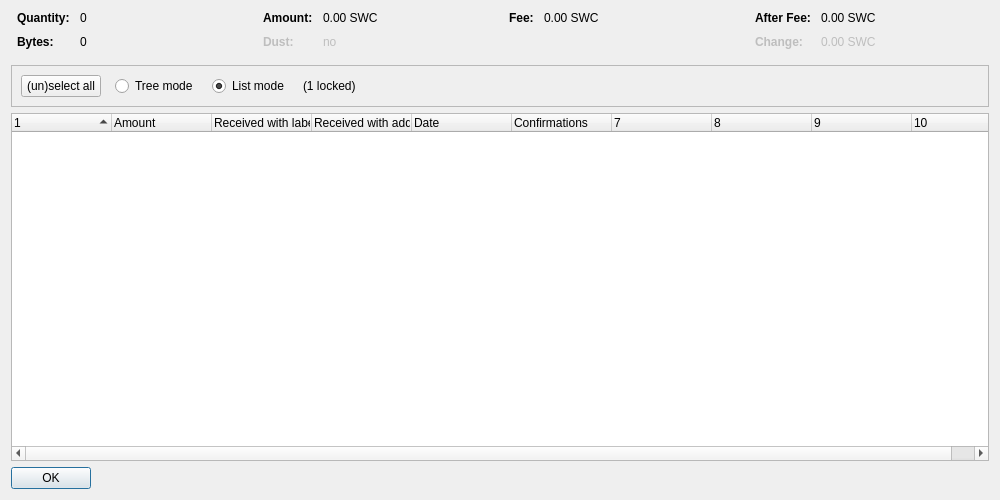
<?xml version="1.0" encoding="UTF-8"?>
<ui version="4.0">
 <class>CoinControlDialog</class>
 <widget class="QDialog" name="CoinControlDialog">
  <property name="geometry">
   <rect>
    <x>0</x>
    <y>0</y>
    <width>1000</width>
    <height>500</height>
   </rect>
  </property>
  <property name="windowTitle">
   <string>Coin Selection</string>
  </property>
  <layout class="QVBoxLayout" name="verticalLayout">
   <item>
    <layout class="QHBoxLayout" name="horizontalLayoutTop" stretch="0,0,0,0">
     <property name="topMargin">
      <number>0</number>
     </property>
     <property name="bottomMargin">
      <number>10</number>
     </property>
     <item>
      <layout class="QFormLayout" name="formLayoutCoinControl1">
       <property name="horizontalSpacing">
        <number>10</number>
       </property>
       <property name="verticalSpacing">
        <number>10</number>
       </property>
       <property name="leftMargin">
        <number>6</number>
       </property>
       <property name="rightMargin">
        <number>6</number>
       </property>
       <item row="0" column="0">
        <widget class="QLabel" name="labelCoinControlQuantityText">
         <property name="font">
          <font>
           <weight>75</weight>
           <bold>true</bold>
          </font>
         </property>
         <property name="text">
          <string>Quantity:</string>
         </property>
        </widget>
       </item>
       <item row="0" column="1">
        <widget class="QLabel" name="labelCoinControlQuantity">
         <property name="cursor">
          <cursorShape>IBeamCursor</cursorShape>
         </property>
         <property name="contextMenuPolicy">
          <enum>Qt::ActionsContextMenu</enum>
         </property>
         <property name="text">
          <string notr="true">0</string>
         </property>
         <property name="textInteractionFlags">
          <set>Qt::LinksAccessibleByMouse|Qt::TextSelectableByKeyboard|Qt::TextSelectableByMouse</set>
         </property>
        </widget>
       </item>
       <item row="1" column="0">
        <widget class="QLabel" name="labelCoinControlBytesText">
         <property name="font">
          <font>
           <weight>75</weight>
           <bold>true</bold>
          </font>
         </property>
         <property name="text">
          <string>Bytes:</string>
         </property>
        </widget>
       </item>
       <item row="1" column="1">
        <widget class="QLabel" name="labelCoinControlBytes">
         <property name="cursor">
          <cursorShape>IBeamCursor</cursorShape>
         </property>
         <property name="contextMenuPolicy">
          <enum>Qt::ActionsContextMenu</enum>
         </property>
         <property name="text">
          <string notr="true">0</string>
         </property>
         <property name="textInteractionFlags">
          <set>Qt::LinksAccessibleByMouse|Qt::TextSelectableByKeyboard|Qt::TextSelectableByMouse</set>
         </property>
        </widget>
       </item>
      </layout>
     </item>
     <item>
      <layout class="QFormLayout" name="formLayoutCoinControl2">
       <property name="horizontalSpacing">
        <number>10</number>
       </property>
       <property name="verticalSpacing">
        <number>10</number>
       </property>
       <property name="leftMargin">
        <number>6</number>
       </property>
       <property name="rightMargin">
        <number>6</number>
       </property>
       <item row="0" column="0">
        <widget class="QLabel" name="labelCoinControlAmountText">
         <property name="font">
          <font>
           <weight>75</weight>
           <bold>true</bold>
          </font>
         </property>
         <property name="text">
          <string>Amount:</string>
         </property>
        </widget>
       </item>
       <item row="0" column="1">
        <widget class="QLabel" name="labelCoinControlAmount">
         <property name="cursor">
          <cursorShape>IBeamCursor</cursorShape>
         </property>
         <property name="contextMenuPolicy">
          <enum>Qt::ActionsContextMenu</enum>
         </property>
         <property name="text">
          <string notr="true">0.00 SWC</string>
         </property>
         <property name="textInteractionFlags">
          <set>Qt::LinksAccessibleByMouse|Qt::TextSelectableByKeyboard|Qt::TextSelectableByMouse</set>
         </property>
        </widget>
       </item>
       <item row="1" column="0">
        <widget class="QLabel" name="labelCoinControlLowOutputText">
         <property name="enabled">
          <bool>false</bool>
         </property>
         <property name="font">
          <font>
           <weight>75</weight>
           <bold>true</bold>
          </font>
         </property>
         <property name="text">
          <string>Dust:</string>
         </property>
        </widget>
       </item>
       <item row="1" column="1">
        <widget class="QLabel" name="labelCoinControlLowOutput">
         <property name="enabled">
          <bool>false</bool>
         </property>
         <property name="cursor">
          <cursorShape>IBeamCursor</cursorShape>
         </property>
         <property name="contextMenuPolicy">
          <enum>Qt::ActionsContextMenu</enum>
         </property>
         <property name="text">
          <string notr="true">no</string>
         </property>
         <property name="textInteractionFlags">
          <set>Qt::LinksAccessibleByMouse|Qt::TextSelectableByKeyboard|Qt::TextSelectableByMouse</set>
         </property>
        </widget>
       </item>
      </layout>
     </item>
     <item>
      <layout class="QFormLayout" name="formLayoutCoinControl3">
       <property name="horizontalSpacing">
        <number>10</number>
       </property>
       <property name="verticalSpacing">
        <number>10</number>
       </property>
       <property name="leftMargin">
        <number>6</number>
       </property>
       <property name="rightMargin">
        <number>6</number>
       </property>
       <item row="0" column="0">
        <widget class="QLabel" name="labelCoinControlFeeText">
         <property name="font">
          <font>
           <weight>75</weight>
           <bold>true</bold>
          </font>
         </property>
         <property name="text">
          <string>Fee:</string>
         </property>
        </widget>
       </item>
       <item row="0" column="1">
        <widget class="QLabel" name="labelCoinControlFee">
         <property name="cursor">
          <cursorShape>IBeamCursor</cursorShape>
         </property>
         <property name="contextMenuPolicy">
          <enum>Qt::ActionsContextMenu</enum>
         </property>
         <property name="text">
          <string notr="true">0.00 SWC</string>
         </property>
         <property name="textInteractionFlags">
          <set>Qt::LinksAccessibleByMouse|Qt::TextSelectableByKeyboard|Qt::TextSelectableByMouse</set>
         </property>
        </widget>
       </item>
      </layout>
     </item>
     <item>
      <layout class="QFormLayout" name="formLayoutCoinControl4">
       <property name="horizontalSpacing">
        <number>10</number>
       </property>
       <property name="verticalSpacing">
        <number>10</number>
       </property>
       <property name="leftMargin">
        <number>6</number>
       </property>
       <property name="rightMargin">
        <number>6</number>
       </property>
       <item row="0" column="0">
        <widget class="QLabel" name="labelCoinControlAfterFeeText">
         <property name="font">
          <font>
           <weight>75</weight>
           <bold>true</bold>
          </font>
         </property>
         <property name="text">
          <string>After Fee:</string>
         </property>
        </widget>
       </item>
       <item row="0" column="1">
        <widget class="QLabel" name="labelCoinControlAfterFee">
         <property name="cursor">
          <cursorShape>IBeamCursor</cursorShape>
         </property>
         <property name="contextMenuPolicy">
          <enum>Qt::ActionsContextMenu</enum>
         </property>
         <property name="text">
          <string notr="true">0.00 SWC</string>
         </property>
         <property name="textInteractionFlags">
          <set>Qt::LinksAccessibleByMouse|Qt::TextSelectableByKeyboard|Qt::TextSelectableByMouse</set>
         </property>
        </widget>
       </item>
       <item row="1" column="0">
        <widget class="QLabel" name="labelCoinControlChangeText">
         <property name="enabled">
          <bool>false</bool>
         </property>
         <property name="font">
          <font>
           <weight>75</weight>
           <bold>true</bold>
          </font>
         </property>
         <property name="text">
          <string>Change:</string>
         </property>
        </widget>
       </item>
       <item row="1" column="1">
        <widget class="QLabel" name="labelCoinControlChange">
         <property name="enabled">
          <bool>false</bool>
         </property>
         <property name="cursor">
          <cursorShape>IBeamCursor</cursorShape>
         </property>
         <property name="contextMenuPolicy">
          <enum>Qt::ActionsContextMenu</enum>
         </property>
         <property name="text">
          <string notr="true">0.00 SWC</string>
         </property>
         <property name="textInteractionFlags">
          <set>Qt::LinksAccessibleByMouse|Qt::TextSelectableByKeyboard|Qt::TextSelectableByMouse</set>
         </property>
        </widget>
       </item>
      </layout>
     </item>
    </layout>
   </item>
   <item>
    <widget class="QFrame" name="frame">
     <property name="minimumSize">
      <size>
       <width>0</width>
       <height>40</height>
      </size>
     </property>
     <property name="frameShape">
      <enum>QFrame::StyledPanel</enum>
     </property>
     <property name="frameShadow">
      <enum>QFrame::Sunken</enum>
     </property>
     <layout class="QHBoxLayout" name="horizontalLayout">
      <item>
       <layout class="QHBoxLayout" name="horizontalLayoutPanel" stretch="0,0,0,0,0">
        <property name="spacing">
         <number>14</number>
        </property>
        <item>
         <widget class="QPushButton" name="pushButtonSelectAll">
          <property name="sizePolicy">
           <sizepolicy hsizetype="Maximum" vsizetype="Fixed">
            <horstretch>0</horstretch>
            <verstretch>0</verstretch>
           </sizepolicy>
          </property>
          <property name="text">
           <string>(un)select all</string>
          </property>
          <property name="autoDefault">
           <bool>false</bool>
          </property>
         </widget>
        </item>
        <item>
         <widget class="QRadioButton" name="radioTreeMode">
          <property name="sizePolicy">
           <sizepolicy hsizetype="Maximum" vsizetype="Fixed">
            <horstretch>0</horstretch>
            <verstretch>0</verstretch>
           </sizepolicy>
          </property>
          <property name="text">
           <string>Tree mode</string>
          </property>
         </widget>
        </item>
        <item>
         <widget class="QRadioButton" name="radioListMode">
          <property name="sizePolicy">
           <sizepolicy hsizetype="Maximum" vsizetype="Fixed">
            <horstretch>0</horstretch>
            <verstretch>0</verstretch>
           </sizepolicy>
          </property>
          <property name="text">
           <string>List mode</string>
          </property>
          <property name="checked">
           <bool>true</bool>
          </property>
         </widget>
        </item>
        <item>
         <widget class="QLabel" name="labelLocked">
          <property name="text">
           <string notr="true">(1 locked)</string>
          </property>
         </widget>
        </item>
        <item>
         <spacer name="horizontalSpacer">
          <property name="orientation">
           <enum>Qt::Horizontal</enum>
          </property>
          <property name="sizeHint" stdset="0">
           <size>
            <width>40</width>
            <height>20</height>
           </size>
          </property>
         </spacer>
        </item>
       </layout>
      </item>
     </layout>
    </widget>
   </item>
   <item>
    <widget class="CoinControlTreeWidget" name="treeWidget">
     <property name="contextMenuPolicy">
      <enum>Qt::CustomContextMenu</enum>
     </property>
     <property name="sortingEnabled">
      <bool>false</bool>
     </property>
     <property name="columnCount">
      <number>10</number>
     </property>
     <attribute name="headerShowSortIndicator" stdset="0">
      <bool>true</bool>
     </attribute>
     <attribute name="headerStretchLastSection">
      <bool>false</bool>
     </attribute>
     <column>
      <property name="text">
       <string/>
      </property>
     </column>
     <column>
      <property name="text">
       <string>Amount</string>
      </property>
     </column>
     <column>
      <property name="text">
       <string>Received with label</string>
      </property>
     </column>
     <column>
      <property name="text">
       <string>Received with address</string>
      </property>
     </column>
     <column>
      <property name="text">
       <string>Date</string>
      </property>
     </column>
     <column>
      <property name="text">
       <string>Confirmations</string>
      </property>
      <property name="toolTip">
       <string>Confirmed</string>
      </property>
     </column>
     <column>
      <property name="text">
       <string/>
      </property>
     </column>
     <column>
      <property name="text">
       <string/>
      </property>
     </column>
     <column>
      <property name="text">
       <string/>
      </property>
     </column>
     <column>
      <property name="text">
       <string/>
      </property>
     </column>
    </widget>
   </item>
   <item>
    <widget class="QDialogButtonBox" name="buttonBox">
     <property name="sizePolicy">
      <sizepolicy hsizetype="Maximum" vsizetype="Fixed">
       <horstretch>0</horstretch>
       <verstretch>0</verstretch>
      </sizepolicy>
     </property>
     <property name="orientation">
      <enum>Qt::Horizontal</enum>
     </property>
     <property name="standardButtons">
      <set>QDialogButtonBox::Ok</set>
     </property>
    </widget>
   </item>
  </layout>
 </widget>
 <customwidgets>
  <customwidget>
   <class>CoinControlTreeWidget</class>
   <extends>QTreeWidget</extends>
   <header>coincontroltreewidget.h</header>
  </customwidget>
 </customwidgets>
 <resources/>
 <connections/>
</ui>
